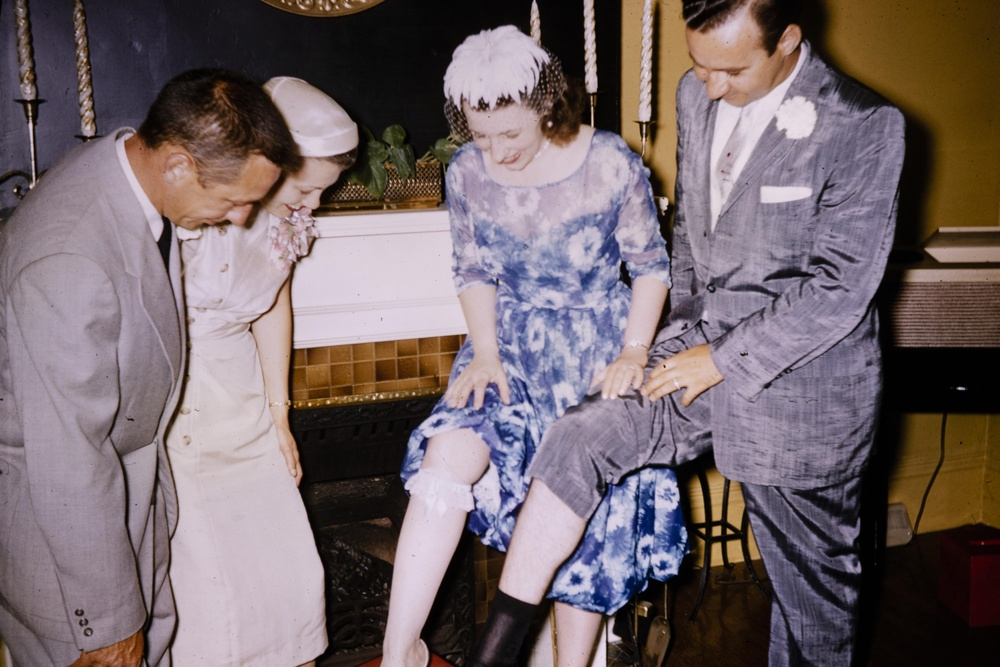
#> input picture test.jpg, 1000 x 667 px, shrunk from 6000 x 4000 before the run
$ python main.py
#> lines starting #> are read from the running program, lines starting #| are printed output that depends on the picture


import cv2
import numpy as np


def main():
    img = cv2.imread("./test.jpg")
#> img is the input picture: shape (667, 1000, 3); mean B, G, R 106.2, 102.9, 116.6
    h, w, c = img.shape
#> h = 667; w = 1000; c = 3
    # [4 lines of commented-out code are left out]
    blurimg = cv2.fastNlMeansDenoisingColored(img, None, 50, 50, 11, 25)
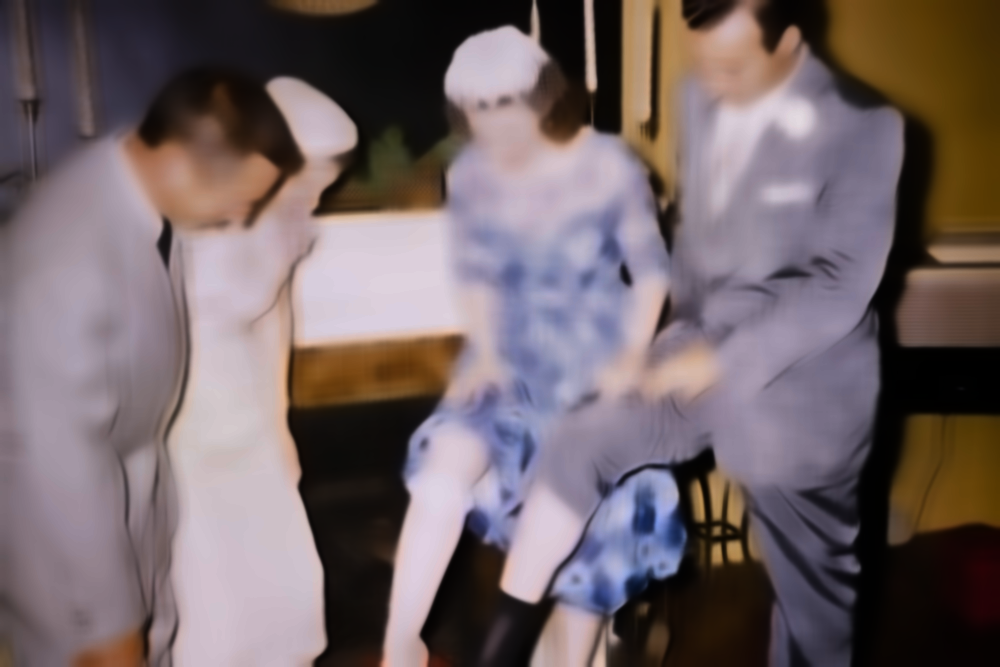
#> blurimg: shape (667, 1000, 3); mean B, G, R 103.9, 101.1, 115.2
    kernel = np.array([[-1, -1, -1],
                       [-1, 9,-1],
                       [-1, -1, -1]])
    dst = cv2.filter2D(blurimg, -1, kernel)
    cv2.imshow("", dst)

if __name__ == '__main__':
    main()
    cv2.waitKey(0)
    cv2.destroyAllWindows()
